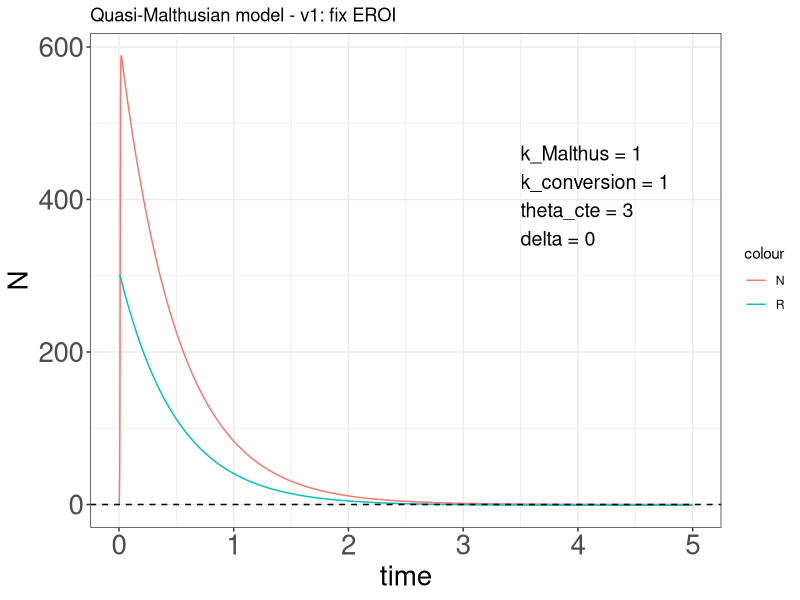
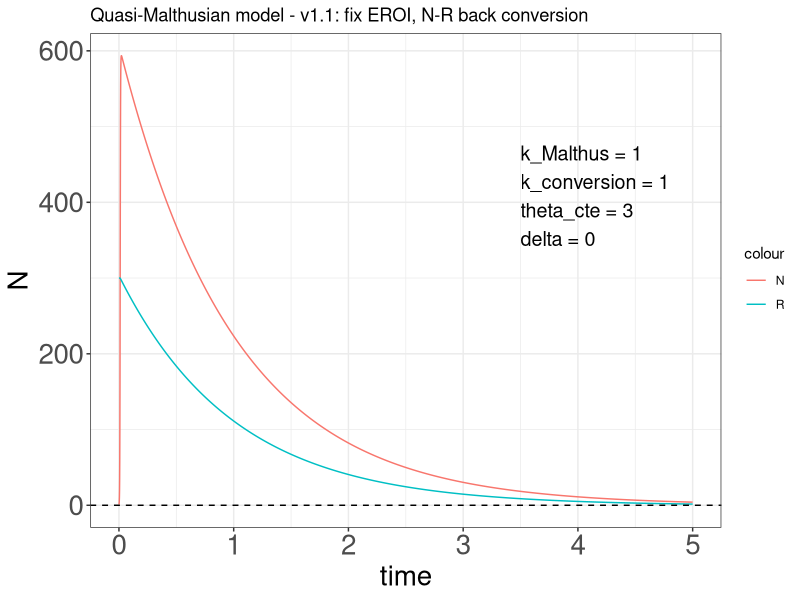
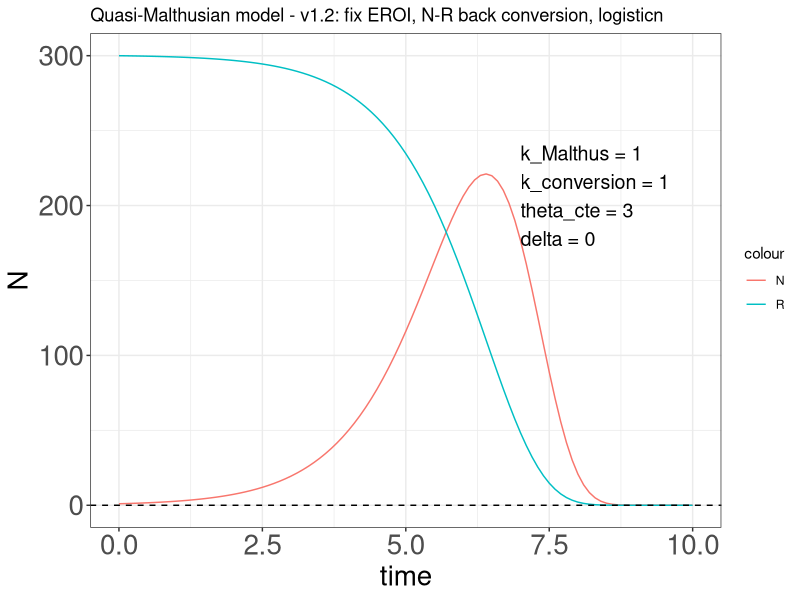
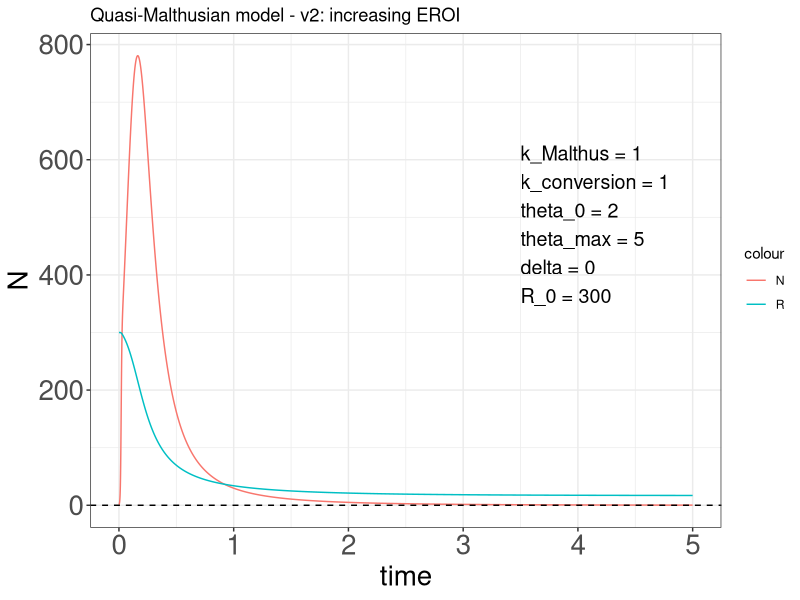
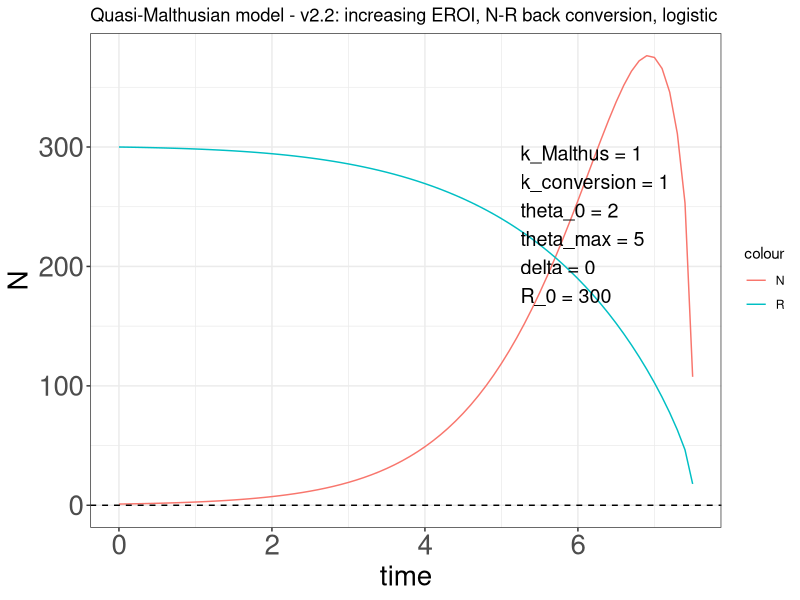
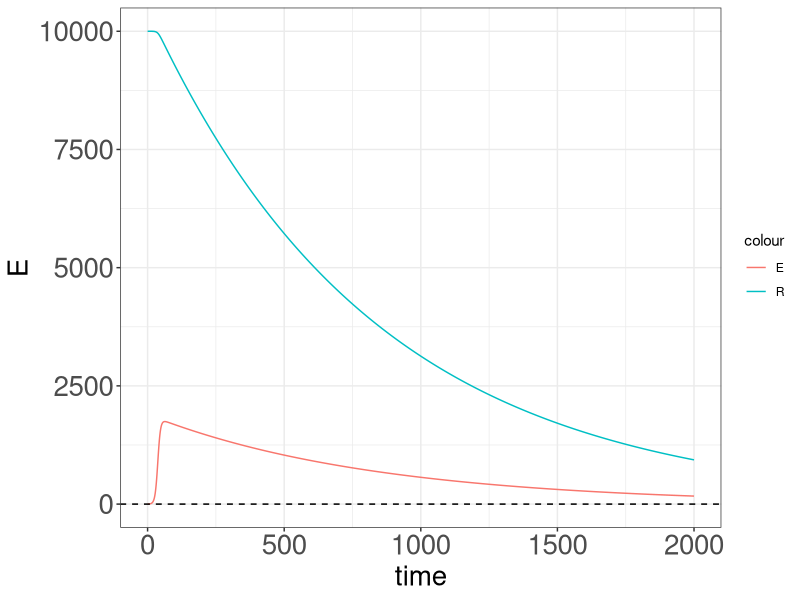
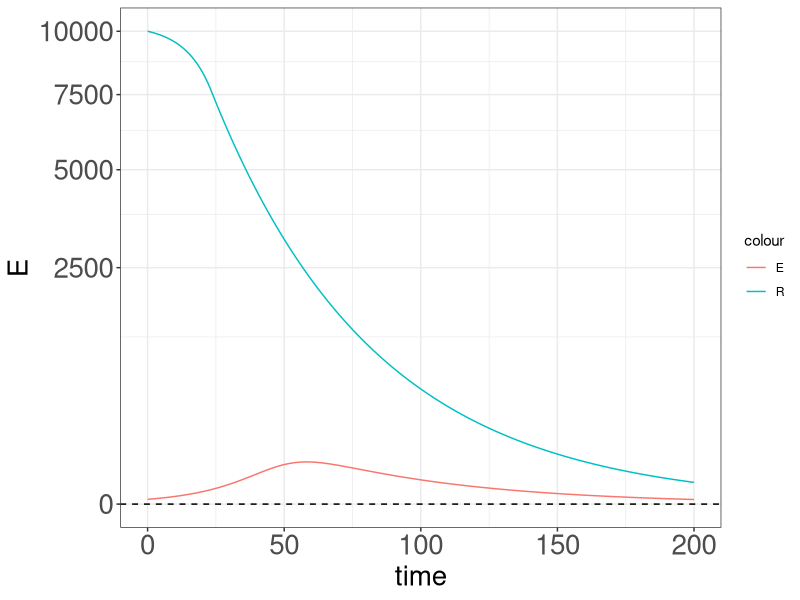
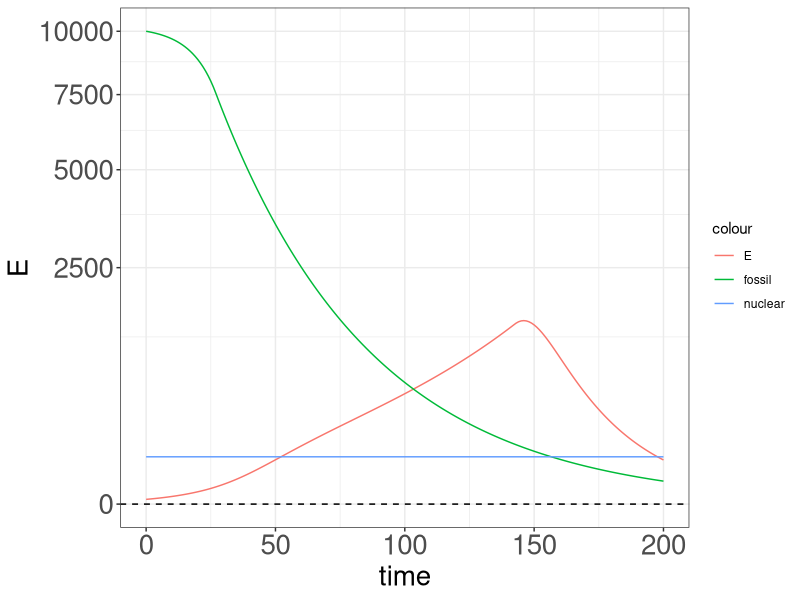

Recreate these plots in R, in order.
## ---- chunk 1
library(deSolve)
library(ggplot2)
## ---- chunk 2
plotScale = 2
## ---- chunk 3
# parameters
qm1_pars <- c(
  k_Malthus = 1, 
  k_conversion = 1, 
  theta_cte = 3,
  delta = 0
  )

qm1_pars_text <- paste(names(qm1_pars), qm1_pars, sep = " = ", collapse = "\n")

# initial state 
qm1_init <- c(N = 1, R = 300)

# times
qm1_times <- seq(0, 5, by = 0.001)
## ---- chunk 4
qm1_model <- function(pars, init, times = times) {
  # initial state 
  state <- init
  # derivative
  deriv <- function(t, state, pars) {
    with(as.list(c(state, pars)), {
      d_N <- k_Malthus * N * (k_conversion * (theta_cte - 1) * R - N)
      d_R <- delta - N
      return(list(c(N = d_N, R = d_R)))
    })
  }
  # solve
  ode(y = state, times = times, func = deriv, parms = pars)
}
qm1_results <- data.frame(qm1_model(pars = qm1_pars, init = qm1_init, times = qm1_times))
## ---- chunk 5
maxX = qm1_results$time[length(qm1_results$time)]
maxY = max(c(qm1_results$N, qm1_results$R))

ggplot(data = qm1_results, aes(x = time)) +
  geom_line(data = qm1_results, aes(x = time, y = N, color = "N")) +
  geom_line(data = qm1_results, aes(x = time, y = R, color = "R")) +
  geom_hline(yintercept = 0, linetype = "dashed") +
  theme_bw() +
  theme(
    axis.title = element_text(size = plotScale * 10),
    axis.text = element_text(size = plotScale * 10)
  ) +
  annotate("text",
           x = 0.7 * maxX, 
           y = 0.8 * maxY,
           label = qm1_pars_text, 
           size = 5, 
           hjust = 0, 
           vjust = 1) +
  ggtitle("Quasi-Malthusian model - v1: fix EROI")
## ---- chunk 6
# parameters
qm11_pars <- c(
  k_Malthus = 1, 
  k_conversion = 1, 
  theta_cte = 3,
  delta = 0
  )

qm11_pars_text <- paste(names(qm11_pars), qm11_pars, sep = " = ", collapse = "\n")

# initial state 
qm11_init <- c(N = 1, R = 300)

# times
qm11_times <- seq(0, 5, by = 0.001)
## ---- chunk 7
qm11_model <- function(pars, init, times = times) {
  # initial state 
  state <- init
  # derivative
  deriv <- function(t, state, pars) {
    with(as.list(c(state, pars)), {
      d_N <- k_Malthus * N * (k_conversion * (theta_cte - 1) * R - N)
      d_R <- delta - N / (k_conversion * (theta_cte - 1))
      return(list(c(N = d_N, R = d_R)))
    })
  }
  # solve
  ode(y = state, times = times, func = deriv, parms = pars)
}
qm11_results <- data.frame(qm11_model(pars = qm11_pars, init = qm11_init, times = qm11_times))
## ---- chunk 8
maxX = qm11_results$time[length(qm11_results$time)]
maxY = max(c(qm11_results$N, qm11_results$R))

ggplot(data = qm11_results, aes(x = time)) +
  geom_line(data = qm11_results, aes(x = time, y = N, color = "N")) +
  geom_line(data = qm11_results, aes(x = time, y = R, color = "R")) +
  geom_hline(yintercept = 0, linetype = "dashed") +
  theme_bw() +
  theme(
    axis.title = element_text(size = plotScale * 10),
    axis.text = element_text(size = plotScale * 10)
  ) +
  annotate("text",
           x = 0.7 * maxX, 
           y = 0.8 * maxY,
           label = qm11_pars_text, 
           size = 5, 
           hjust = 0, 
           vjust = 1) +
  ggtitle("Quasi-Malthusian model - v1.1: fix EROI, N-R back conversion")
## ---- chunk 9
# parameters
qm12_pars <- c(
  k_Malthus = 1, 
  k_conversion = 1, 
  theta_cte = 3,
  delta = 0
  )

qm12_pars_text <- paste(names(qm12_pars), qm12_pars, sep = " = ", collapse = "\n")

# initial state 
qm12_init <- c(N = 1, R = 300)

# times
qm12_times <- seq(0, 10, by = 0.1)
## ---- chunk 10
qm12_model <- function(pars, init, times = times) {
  # initial state 
  state <- init
  # derivative
  deriv <- function(t, state, pars) {
    with(as.list(c(state, pars)), {
      N_max = k_conversion * (theta_cte - 1) * R
      d_N <- k_Malthus * N * (1 - N / N_max)
      d_R <- delta - N / (k_conversion * (theta_cte - 1))
      return(list(c(N = d_N, R = d_R)))
    })
  }
  # solve
  ode(y = state, times = times, func = deriv, parms = pars)
}
qm12_results <- data.frame(qm12_model(pars = qm12_pars, init = qm12_init, times = qm12_times))
## ---- chunk 11
maxX = qm12_results$time[length(qm12_results$time)]
maxY = max(c(qm12_results$N, qm12_results$R))

ggplot(data = qm12_results, aes(x = time)) +
  geom_line(data = qm12_results, aes(x = time, y = N, color = "N")) +
  geom_line(data = qm12_results, aes(x = time, y = R, color = "R")) +
  geom_hline(yintercept = 0, linetype = "dashed") +
  theme_bw() +
  theme(
    axis.title = element_text(size = plotScale * 10),
    axis.text = element_text(size = plotScale * 10)
  ) +
  annotate("text",
           x = 0.7 * maxX, 
           y = 0.8 * maxY,
           label = qm12_pars_text, 
           size = 5, 
           hjust = 0, 
           vjust = 1) +
  ggtitle("Quasi-Malthusian model - v1.2: fix EROI, N-R back conversion, logisticn")
## ---- chunk 12
# parameters
qm2_pars <- c(
  k_Malthus = 1, 
  k_conversion = 1, 
  theta_0 = 2,
  theta_max = 5,
  delta = 0,
  R_0 = 300
  )

qm2_pars_text <- paste(names(qm2_pars), qm2_pars, sep = " = ", collapse = "\n")

# initial state 
qm2_init <- c(N = 1, R = 300)

# times
qm2_times <- seq(0, 5, by = 0.001)
## ---- chunk 13
qm2_model <- function(pars, init, times = times) {
  # initial state 
  state <- init
  # derivative
  deriv <- function(t, state, pars) {
    with(as.list(c(state, pars)), {
      P = (R_0+delta*t-R)/(R_0+delta*t)
      theta_t = (1 - P) * ((2 * theta_max-theta_0 + sqrt((2 * theta_max - theta_0)^2 - theta_0^2)) * P + theta_0)
      d_N <- k_Malthus * N * (k_conversion * (theta_t - 1) * R - N)
      #maxN = min(c(N, R)) ### prevent negative R
      d_R <- delta - N
      return(list(c(N = d_N, R = d_R)))
    })
  }
  # solve
  ode(y = state, times = times, func = deriv, parms = pars)
}
qm2_results <- data.frame(qm2_model(pars = qm2_pars, init = qm2_init, times = qm2_times))
## ---- chunk 14
maxX = qm2_results$time[length(qm2_results$time)]
maxY = max(c(qm2_results$N, qm2_results$R))

ggplot(data = qm2_results, aes(x = time)) +
  geom_line(data = qm2_results, aes(x = time, y = N, color = "N")) +
  geom_line(data = qm2_results, aes(x = time, y = R, color = "R")) +
  geom_hline(yintercept = 0, linetype = "dashed") +
  theme_bw() +
  theme(
    axis.title = element_text(size = plotScale * 10),
    axis.text = element_text(size = plotScale * 10)
  ) +
  annotate("text",
           x = 0.7 * maxX, 
           y = 0.8 * maxY,
           label = qm2_pars_text, 
           size = 5, 
           hjust = 0, 
           vjust = 1) +
  ggtitle("Quasi-Malthusian model - v2: increasing EROI")
## ---- chunk 15
# parameters
qm22_pars <- c(
  k_Malthus = 1, 
  k_conversion = 1, 
  theta_0 = 2,
  theta_max = 5,
  delta = 0,
  R_0 = 300
  )

qm22_pars_text <- paste(names(qm22_pars), qm22_pars, sep = " = ", collapse = "\n")

# initial state 
qm22_init <- c(N = 1, R = 300)

# times
qm22_times <- seq(0, 20, by = 0.1)
## ---- chunk 16
qm22_model <- function(pars, init, times = times) {
  # initial state 
  state <- init
  # derivative
  deriv <- function(t, state, pars) {
    with(as.list(c(state, pars)), {
      P = (R_0+delta*t-R)/(R_0+delta*t)
      theta_t = (1 - P) * ((2 * theta_max-theta_0 + sqrt((2 * theta_max - theta_0)^2 - theta_0^2)) * P + theta_0)
      N_max = k_conversion * (theta_t - 1) * R
      d_N <- k_Malthus * N * (1 - N / N_max)
      d_R <- delta - N / (k_conversion * (theta_t - 1))
      return(list(c(N = d_N, R = d_R)))
    })
  }
  # solve
  ode(y = state, times = times, func = deriv, parms = pars)
}
qm22_results <- data.frame(qm22_model(pars = qm22_pars, init = qm22_init, times = qm22_times))
## ---- chunk 17
maxX = qm22_results$time[length(qm22_results$time)]
maxY = max(c(qm22_results$N, qm22_results$R))

ggplot(data = qm22_results, aes(x = time)) +
  geom_line(data = qm22_results, aes(x = time, y = N, color = "N")) +
  geom_line(data = qm22_results, aes(x = time, y = R, color = "R")) +
  geom_hline(yintercept = 0, linetype = "dashed") +
  theme_bw() +
  theme(
    axis.title = element_text(size = plotScale * 10),
    axis.text = element_text(size = plotScale * 10)
  ) +
  annotate("text",
           x = 0.7 * maxX, 
           y = 0.8 * maxY,
           label = qm22_pars_text, 
           size = 5, 
           hjust = 0, 
           vjust = 1) +
  ggtitle("Quasi-Malthusian model - v2.2: increasing EROI, N-R back conversion, logistic")
## ---- chunk 18
# parameters
pars_v2 <- c(
  # E
  intrinsicGrowthRate = 0.2, 
  conversionRate = 0.2, 
  explorationBudgetShare = 0.1, 
  # R
  eroi = 30,
  recoveryRate = 0.0001
  )

# initial state 
init_v2 <- c(E = 1, R = 1E4)

# times
times_v2 <- seq(0, 2000, by = 1)
## ---- chunk 19
lv_model_v2 <- function(pars, init = init_v2, times = times_v2) {
  # initial state 
  state <- init_v2
  # derivative
  deriv <- function(t, state, pars_v2) {
    with(as.list(c(state, pars_v2)), {
      Emax = conversionRate * R * (1 - explorationBudgetShare)
      d_E <- intrinsicGrowthRate * E * (1 - E / Emax)
      d_R <- recoveryRate - (conversionRate * E / eroi)
      return(list(c(E = d_E, R = d_R)))
    })
  }
  # solve
  ode(y = state, times = times_v2, func = deriv, parms = pars_v2)
}
lv_results_v2 <- data.frame(lv_model_v2(pars = pars_v2, init = init_v2, times = times_v2))
## ---- chunk 20
ggplot(data = lv_results_v2, aes(x = time)) +
  geom_line(data = lv_results_v2, aes(x = time, y = E, color = "E")) +
  geom_line(data = lv_results_v2, aes(x = time, y = R, color = "R")) +
  geom_hline(yintercept = 0, linetype = "dashed") +
  theme_bw() +
  theme(
    axis.title = element_text(size = plotScale * 10),
    axis.text = element_text(size = plotScale * 10)
  )
## ---- chunk 21
# parameters
pars_v3 <- c(
  # E
  intrinsicGrowthRate = 0.1, 
  #conversionRate = c(0.2), 
  explorationBudgetShare = 0.1, 
  # R
  eroi = 30,
  recoveryRate = 0.0001
  )

# initial state 
init_v3 <- c(E = 1, R = 1E4)

# times
times_v3 <- seq(0, 200, by = 1)
## ---- chunk 22
lv_model_v3 <- function(pars, init = init_v3, times = times_v3) {
  # initial state 
  state <- init_v3
  # derivative
  deriv <- function(t, state, pars) {
    with(as.list(c(state, pars)), {
      Einvest = E * (1 - explorationBudgetShare)
      Egained = Einvest * eroi
      Eavailable = R / eroi
      Emax = min(Egained, Eavailable)
      d_E <- intrinsicGrowthRate * E * (1 - E / Emax)
      d_R <- recoveryRate - Emax
      return(list(c(E = d_E, R = d_R)))
    })
  }
  # solve
  ode(y = state, times = times_v3, func = deriv, parms = pars_v3)
}
lv_results_v3 <- data.frame(lv_model_v3(pars = pars_v3, init = init_v3, times = times_v3))
## ---- chunk 23
ggplot(data = lv_results_v3, aes(x = time)) +
  geom_line(data = lv_results_v3, aes(x = time, y = E, color = "E")) +
  geom_line(data = lv_results_v3, aes(x = time, y = R, color = "R")) +
  geom_hline(yintercept = 0, linetype = "dashed") +
  coord_trans(y = "sqrt") +
  theme_bw() +
  theme(
    axis.title = element_text(size = plotScale * 10),
    axis.text = element_text(size = plotScale * 10)
  )
## ---- chunk 24
# parameters
resourcesNames <- c("fossil", "nuclear", "hydro", "wind", "photo")
resourcePars <- data.frame(cbind(
  eroi = c(30, 75, 50, 16, 5),
  recoveryRate = c(1E-6, 1E-6, 1, 1, 1),
  init = c(1E4, 1E2, 1E3, 1E5, 1E9)
  ), row.names = resourcesNames)

paradigmNames <- c("A", "B", "C")
paradigmPars <- data.frame(cbind(
  fossil = c(0.8, 0.6, 0),
  nuclear = c(0, 0.1, 0),
  hydro = c(0.1, 0.2, 0.2),
  wind = c(0.1, 0.1, 0.4),
  photo = c(0, 0, 0.4)
  ), row.names = paradigmNames)

pars_v4 <- list(
  # civilization
  intrinsicGrowthRate = 0.1, 
  explorationBudgetShare = 0.2,
  # resources
  budgetShares = vector(mode = "list", length = length(paradigmNames)),
  eroi = vector(mode = "list", length = length(resourcesNames)),
  recoveryRate = vector(mode = "list", length = length(resourcesNames))
  )
names(pars_v4$budgetShares) <- paradigmNames
names(pars_v4$eroi) <- resourcesNames
names(pars_v4$recoveryRate) <- resourcesNames
for (resourceName in resourcesNames)
{
  pars_v4$eroi[[resourceName]] <- resourcePars[resourceName,]$eroi
  pars_v4$recoveryRate[[resourceName]] <- resourcePars[resourceName,]$recoveryRate
}
for (paradigmName in paradigmNames)
{
  for (resourceName in resourcesNames)
  {
    pars_v4$budgetShares[[paradigmName]][[resourceName]] <- paradigmPars[paradigmName,][resourceName]
  }
}

# initial state 
init_v4 <- vector(mode = "list", length = length(resourcesNames)+1)
names(init_v4) <- c("E", resourcesNames)
init_v4$E <- 1
for (resourceName in resourcesNames)
{
  init_v4[[resourceName]] <- resourcePars[resourceName,]$init
}

# times
times_v4 <- seq(0, 200, by = 1)
## ---- chunk 25
lv_model_v4 <- function(pars, init = init_v4, times = times_v4, paradigm) {
  # initial state 
  state <- unlist(init_v4)
  # derivative
  deriv <- function(t, state, pars_v4) {
    with(as.list(c(state, pars_v4)), {
      Einvest = E * (1 - explorationBudgetShare)
      Emax = 0
      d_R <- vector(mode = "list", length = length(resourcesNames))
      names(d_R) <- resourcesNames
      for (resourceName in resourcesNames)
      {
        EinvestOnResource = Einvest * budgetShares[[paradigm]][[resourceName]]
        EgainedByResource = EinvestOnResource * eroi[[resourceName]]
        EavailableFromResource = state[[resourceName]] / eroi[[resourceName]]
        EmaxFromResource = min(EgainedByResource, EavailableFromResource)
        Emax = Emax + EmaxFromResource
        
        d_R[[resourceName]] <- recoveryRate[[resourceName]] - EmaxFromResource
      }
      
      d_E <- intrinsicGrowthRate * E * (1 - E / Emax)
      
      # if (paradigm < length(paradigmNames) & runif(1) < explorationBudgetShare) {
      #   paradigm <- paradigm + 1
      # }
      #print(paradigm)
      return(list(c(E = d_E,
                    fossil = d_R[["fossil"]],
                    nuclear = d_R[["nuclear"]],
                    hydro = d_R[["hydro"]],
                    wind = d_R[["wind"]],
                    photo = d_R[["photo"]]
                  ))
             )
    })
  }
  # solve
  ode(y = state, times = times_v4, func = deriv, parms = pars_v4)
}

paradigm <- 1 # index in paradigmNames
lv_results_v4_paradigm1 <- data.frame(lv_model_v4(pars = pars_v4, init = init_v4, times = times_v4, paradigm = paradigm))

paradigm <- 2
lv_results_v4_paradigm2 <- data.frame(lv_model_v4(pars = pars_v4, init = init_v4, times = times_v4, paradigm = paradigm))

paradigm <- 3
lv_results_v4_paradigm3 <- data.frame(lv_model_v4(pars = pars_v4, init = init_v4, times = times_v4, paradigm = paradigm))
## ---- chunk 26
ggplot(data = lv_results_v4_paradigm1, aes(x = time)) +
  geom_line(data = lv_results_v4_paradigm1, aes(x = time, y = E, color = "E")) +
  geom_line(data = lv_results_v4_paradigm1, aes(x = time, y = fossil, color = "fossil")) +
  geom_line(data = lv_results_v4_paradigm1, aes(x = time, y = nuclear, color = "nuclear")) +
  geom_hline(yintercept = 0, linetype = "dashed") +
  coord_trans(y = "sqrt") +
  theme_bw() +
  theme(
    axis.title = element_text(size = plotScale * 10),
    axis.text = element_text(size = plotScale * 10)
  )

plot
## ---- chunk 27
ggplot(data = lv_results_v4_paradigm2, aes(x = time)) +
  geom_line(data = lv_results_v4_paradigm2, aes(x = time, y = E, color = "E")) +
  geom_line(data = lv_results_v4_paradigm2, aes(x = time, y = fossil, color = "fossil")) +
  geom_line(data = lv_results_v4_paradigm2, aes(x = time, y = nuclear, color = "nuclear")) +
  geom_hline(yintercept = 0, linetype = "dashed") +
  coord_trans(y = "sqrt") +
  theme_bw() +
  theme(
    axis.title = element_text(size = plotScale * 10),
    axis.text = element_text(size = plotScale * 10)
  )

plot
## ---- chunk 28
ggplot(data = lv_results_v4_paradigm3, aes(x = time)) +
  geom_line(data = lv_results_v4_paradigm3, aes(x = time, y = E, color = "E")) +
  geom_line(data = lv_results_v4_paradigm3, aes(x = time, y = fossil, color = "fossil")) +
  geom_line(data = lv_results_v4_paradigm3, aes(x = time, y = nuclear, color = "nuclear")) +
  geom_hline(yintercept = 0, linetype = "dashed") +
  coord_trans(y = "sqrt") +
  theme_bw() +
  theme(
    axis.title = element_text(size = plotScale * 10),
    axis.text = element_text(size = plotScale * 10)
  )

plot
